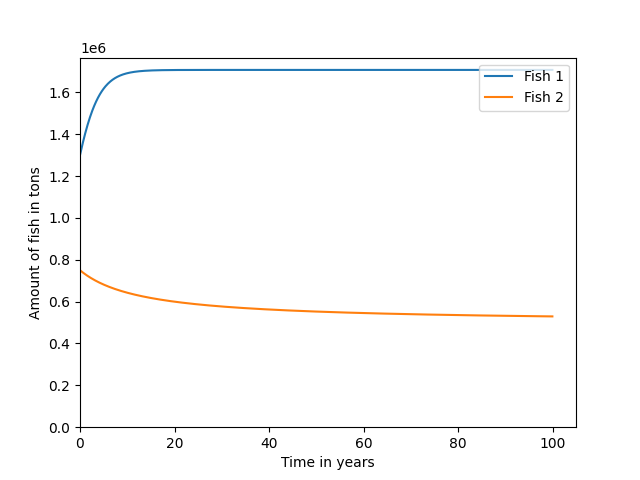

Source code (Python):
# There are two species of fish. We want to harvest the species 1, but we have a bycatch of species 2.
# Models logistic growth for both species with the constants and the initial values given below.
# A fixed fraction p = 0...1 of this harvest will consist of species 2. 
# It represents the threshold value for fish species 2 to not go extinct. 
# Implemented using the Forward Euler Method.

import matplotlib.pyplot as plt
import numpy
import math

def bycatch():
    maximum_growth_rate_1 = 0.5 # 1 / year
    carrying_capacity_1 = 2.0e6 # tons
    maximum_growth_rate_2 = 0.3 # 1 / year
    carrying_capacity_2 = 1.0e6 # tons    
    harvest_rate = 0.8 * 2.5e5 # rate of catching both kinds of fish, tons / year
    
    p = 0.375 # fraction of bycatch, i.e. fish 2

    end_time = 100. # years
    h = 0.1 # years
    num_steps = int(end_time / h)
    times = h * numpy.array(range(num_steps + 1))

    fish_1 = numpy.zeros(num_steps + 1) # tons
    fish_1[0] = 1.3e6
    fish_2 = numpy.zeros(num_steps + 1) # tons
    fish_2[0] = 7.5e5

    for step in range(num_steps):
        fish_1[step + 1] = fish_1[step]+h*(maximum_growth_rate_1*(1-fish_1[step]/carrying_capacity_1)*fish_1[step]-(1-p)*harvest_rate)
        fish_2[step + 1] = fish_2[step]+h*(maximum_growth_rate_2*(1-fish_2[step]/carrying_capacity_2)*fish_2[step]-p*harvest_rate)

        if fish_1[step + 1] < 0. or fish_2[step + 1] < 0.:
            break

    return step, times, fish_1, fish_2

step, times, fish_1, fish_2 = bycatch()

def plot_fish():
    fish_1_plot = plt.plot(times[:step + 1], fish_1[:step + 1], label='Fish 1')
    fish_2_plot = plt.plot(times[:step + 1], fish_2[:step + 1], label = 'Fish 2')
    plt.legend(('Fish 1', 'Fish 2'), loc='upper right')

    axes = plt.gca()
    axes.set_xlabel('Time in years')
    axes.set_ylabel('Amount of fish in tons')
    plt.xlim(xmin = 0.)
    plt.ylim(ymin = 0.)
    plt.show()
plot_fish()
